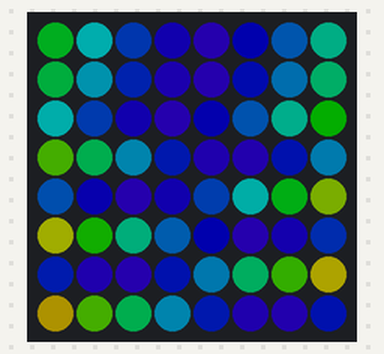
The sketch below on a simulated Arduino Uno, built with avr-gcc and run on an emulated ATmega328P. Parts: 8×8 RGB LED matrix (first LED top left, wired row by row). Dim RGB values are drawn brighter than linear.

Above: at 0.04 s.
At 5.38 s:
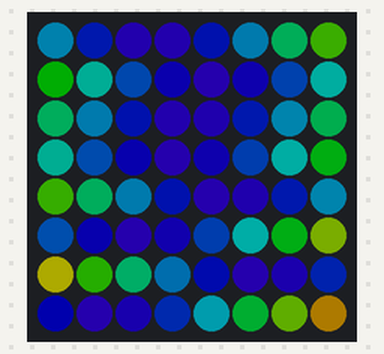
At 11.11 s:
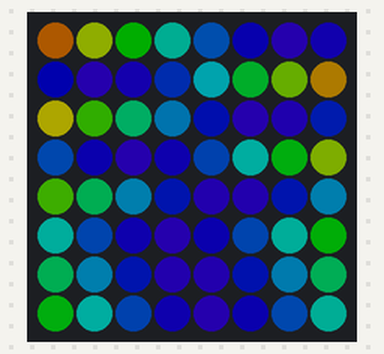
At 19.25 s:
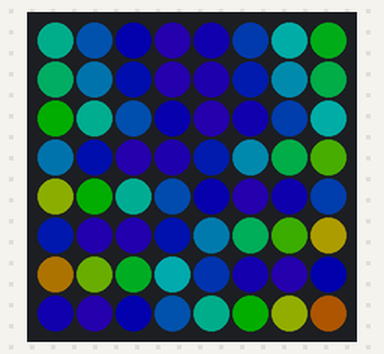
At 28.79 s:
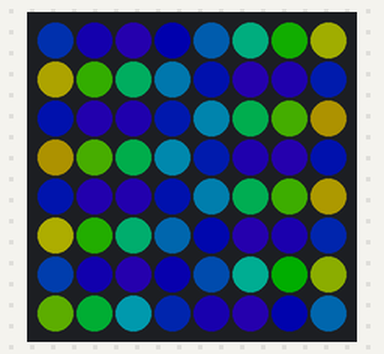
At 38.46 s:
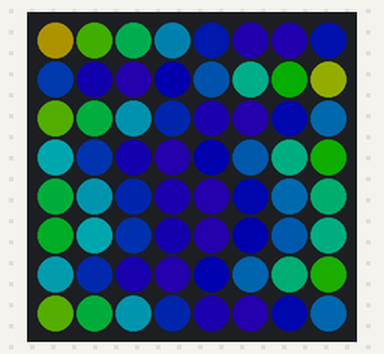

The sketch:

matrizLEDZigzag.ino
```cpp
#include <Adafruit_NeoPixel.h>

#define PIN        A3     // Pin de datos de la matriz NeoPixel
#define NUMPIXELS  64     // Número de LEDs en la matriz
#define WIDTH      8      // Ancho de la matriz
#define HEIGHT     8      // Alto de la matriz

Adafruit_NeoPixel strip = Adafruit_NeoPixel(NUMPIXELS, PIN, NEO_GRB + NEO_KHZ800);

float hueOffset = 0;      // Desplazamiento para animar el gradiente
bool zigzag = false;       // Activar o desactivar el modo zigzag

void setup() {
  strip.begin();
  strip.setBrightness(51);
  strip.show();            // Apaga todos los LEDs al inicio
}

void loop() {
  hueOffset += 0.03;       // Velocidad del desplazamiento del gradiente
  for (int y = 0; y < HEIGHT; y++) {
    for (int x = 0; x < WIDTH; x++) {
      int index;
      if (zigzag && y % 2 == 1) {
        // Modo zigzag: invertir el índice de las filas pares
        index = (y + 1) * WIDTH - x - 1;
      } else {
        // Modo normal
        index = x + y * WIDTH;
      }

      // Generar un valor de tono (hue) que varía en una onda sinusoidal deformada
      float hue = 128 + 127 * sin(x * 0.4 + sin(y * 0.2 + hueOffset)); // Escala a 0-255

      // Convertir HSV a RGB y configurar el color del LED
      uint32_t color = HSVtoRGB((int)hue, 255, 255);
      strip.setPixelColor(index, color);
    }
  }
  strip.show();
  delay(30);               // Intervalo de actualización para suavidad
}

// Función para convertir HSV a RGB
uint32_t HSVtoRGB(int h, int s, int v) {
  float hh, p, q, t, ff;
  long i;
  float r, g, b;

  if(s <= 0.0) {
    r = v;
    g = v;
    b = v;
    return strip.Color(r, g, b);
  }

  hh = h;
  if(hh >= 360.0) hh = 0.0;
  hh /= 60.0;
  i = (long)hh;
  ff = hh - i;
  p = v * (1.0 - (s / 255.0));
  q = v * (1.0 - (s / 255.0) * ff);
  t = v * (1.0 - (s / 255.0) * (1.0 - ff));

  switch(i) {
    case 0:
      r = v;
      g = t;
      b = p;
      break;
    case 1:
      r = q;
      g = v;
      b = p;
      break;
    case 2:
      r = p;
      g = v;
      b = t;
      break;
    case 3:
      r = p;
      g = q;
      b = v;
      break;
    case 4:
      r = t;
      g = p;
      b = v;
      break;
    case 5:
    default:
      r = v;
      g = p;
      b = q;
      break;
  }
  return strip.Color((int)r, (int)g, (int)b);
}
```
